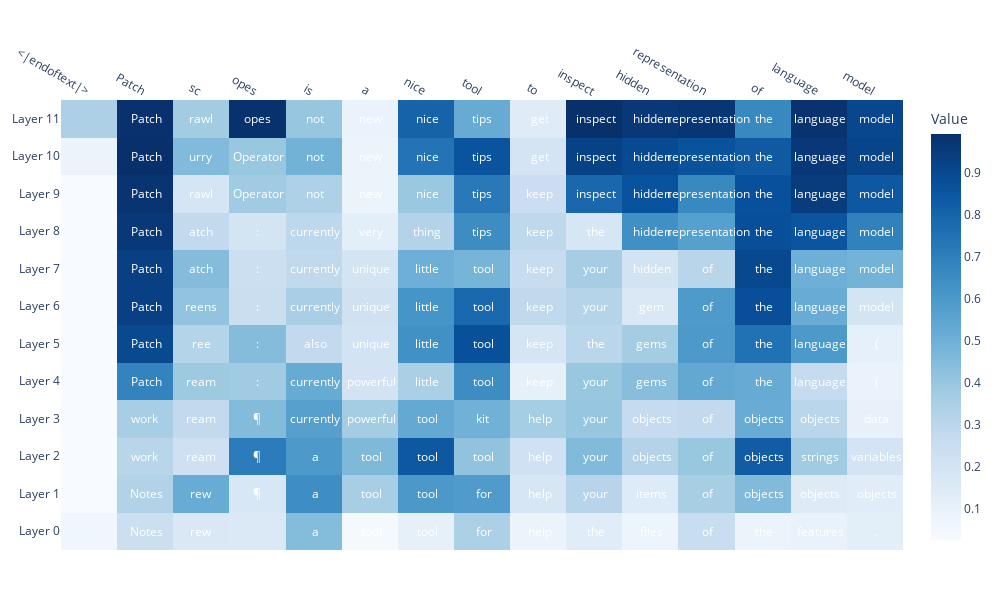

Source (notebook cell):
### Code cell
num_layers = 12
seq_len = len(token_list[0])
orig_tokens = [model.to_string(token_id) for token_id in model.to_tokens(["Patchscopes is a nice tool to inspect hidden representation of language model"])[0]]
draw_logit_lens(num_layers, seq_len, orig_tokens, token_list, value_list)

### Figure 1 — Plotly figure (JSON) as saved in the notebook; plotly's stock layout.template omitted (floating-point values rounded to 4 significant figures; data arrays with more than 128 entries replaced by an {"elided": "..."} marker saying what was removed)
{"data": [{"colorbar": {"title": {"text": "Value"}}, "colorscale": [[0, "rgb(247,251,255)"], [0.125, "rgb(222,235,247)"], [0.25, "rgb(198,219,239)"], [0.375, "rgb(158,202,225)"], [0.5, "rgb(107,174,214)"], [0.625, "rgb(66,146,198)"], [0.75, "rgb(33,113,181)"], [0.875, "rgb(8,81,156)"], [1, "rgb(8,48,107)"]], "showscale": true, "type": "heatmap", "x": ["<|endoftext|>", "Patch", "sc", "opes", " is", " a", " nice", " tool", " to", " inspect", " hidden", " representation", " of", " language", " model"], "y": ["Layer 11", "Layer 10", "Layer 9", "Layer 8", "Layer 7", "Layer 6", "Layer 5", "Layer 4", "Layer 3", "Layer 2", "Layer 1", "Layer 0"], "z": {"elided": "12x15 float values"}}], "layout": {"annotations": [{"font": {"color": "white"}, "showarrow": false, "text": "\n", "x": 0, "y": 0}, {"font": {"color": "white"}, "showarrow": false, "text": " Patch", "x": 1, "y": 0}, {"font": {"color": "white"}, "showarrow": false, "text": "rawl", "x": 2, "y": 0}, {"font": {"color": "white"}, "showarrow": false, "text": "opes", "x": 3, "y": 0}, {"font": {"color": "white"}, "showarrow": false, "text": " not", "x": 4, "y": 0}, {"font": {"color": "white"}, "showarrow": false, "text": " new", "x": 5, "y": 0}, {"font": {"color": "white"}, "showarrow": false, "text": " nice", "x": 6, "y": 0}, {"font": {"color": "white"}, "showarrow": false, "text": "tips", "x": 7, "y": 0}, {"font": {"color": "white"}, "showarrow": false, "text": " get", "x": 8, "y": 0}, {"font": {"color": "white"}, "showarrow": false, "text": " inspect", "x": 9, "y": 0}, {"font": {"color": "white"}, "showarrow": false, "text": " hidden", "x": 10, "y": 0}, {"font": {"color": "white"}, "showarrow": false, "text": " representation", "x": 11, "y": 0}, {"font": {"color": "white"}, "showarrow": false, "text": " the", "x": 12, "y": 0}, {"font": {"color": "white"}, "showarrow": false, "text": " language", "x": 13, "y": 0}, {"font": {"color": "white"}, "showarrow": false, "text": " model", "x": 14, "y": 0}, {"font": {"color": "white"}, "showarrow": false, "text": "\n", "x": 0, "y": 1}, {"font": {"color": "white"}, "showarrow": false, "text": " Patch", "x": 1, "y": 1}, {"font": {"color": "white"}, "showarrow": false, "text": "urry", "x": 2, "y": 1}, {"font": {"color": "white"}, "showarrow": false, "text": " Operator", "x": 3, "y": 1}, {"font": {"color": "white"}, "showarrow": false, "text": " not", "x": 4, "y": 1}, {"font": {"color": "white"}, "showarrow": false, "text": " new", "x": 5, "y": 1}, {"font": {"color": "white"}, "showarrow": false, "text": " nice", "x": 6, "y": 1}, {"font": {"color": "white"}, "showarrow": false, "text": "tips", "x": 7, "y": 1}, {"font": {"color": "white"}, "showarrow": false, "text": " get", "x": 8, "y": 1}, {"font": {"color": "white"}, "showarrow": false, "text": " inspect", "x": 9, "y": 1}, {"font": {"color": "white"}, "showarrow": false, "text": " hidden", "x": 10, "y": 1}, {"font": {"color": "white"}, "showarrow": false, "text": " representation", "x": 11, "y": 1}, {"font": {"color": "white"}, "showarrow": false, "text": " the", "x": 12, "y": 1}, {"font": {"color": "white"}, "showarrow": false, "text": " language", "x": 13, "y": 1}, {"font": {"color": "white"}, "showarrow": false, "text": " model", "x": 14, "y": 1}, {"font": {"color": "white"}, "showarrow": false, "text": ",", "x": 0, "y": 2}, {"font": {"color": "white"}, "showarrow": false, "text": " Patch", "x": 1, "y": 2}, {"font": {"color": "white"}, "showarrow": false, "text": "rawl", "x": 2, "y": 2}, {"font": {"color": "white"}, "showarrow": false, "text": " Operator", "x": 3, "y": 2}, {"font": {"color": "white"}, "showarrow": false, "text": " not", "x": 4, "y": 2}, {"font": {"color": "white"}, "showarrow": false, "text": " new", "x": 5, "y": 2}, {"font": {"color": "white"}, "showarrow": false, "text": " nice", "x": 6, "y": 2}, {"font": {"color": "white"}, "showarrow": false, "text": "tips", "x": 7, "y": 2}, {"font": {"color": "white"}, "showarrow": false, "text": " keep", "x": 8, "y": 2}, {"font": {"color": "white"}, "showarrow": false, "text": " inspect", "x": 9, "y": 2}, {"font": {"color": "white"}, "showarrow": false, "text": " hidden", "x": 10, "y": 2}, {"font": {"color": "white"}, "showarrow": false, "text": " representation", "x": 11, "y": 2}, {"font": {"color": "white"}, "showarrow": false, "text": " the", "x": 12, "y": 2}, {"font": {"color": "white"}, "showarrow": false, "text": " language", "x": 13, "y": 2}, {"font": {"color": "white"}, "showarrow": false, "text": " model", "x": 14, "y": 2}, {"font": {"color": "white"}, "showarrow": false, "text": ",", "x": 0, "y": 3}, {"font": {"color": "white"}, "showarrow": false, "text": " Patch", "x": 1, "y": 3}, {"font": {"color": "white"}, "showarrow": false, "text": "atch", "x": 2, "y": 3}, {"font": {"color": "white"}, "showarrow": false, "text": ":", "x": 3, "y": 3}, {"font": {"color": "white"}, "showarrow": false, "text": " currently", "x": 4, "y": 3}, {"font": {"color": "white"}, "showarrow": false, "text": " very", "x": 5, "y": 3}, {"font": {"color": "white"}, "showarrow": false, "text": " thing", "x": 6, "y": 3}, {"font": {"color": "white"}, "showarrow": false, "text": "tips", "x": 7, "y": 3}, {"font": {"color": "white"}, "showarrow": false, "text": " keep", "x": 8, "y": 3}, {"font": {"color": "white"}, "showarrow": false, "text": " the", "x": 9, "y": 3}, {"font": {"color": "white"}, "showarrow": false, "text": " hidden", "x": 10, "y": 3}, {"font": {"color": "white"}, "showarrow": false, "text": " representation", "x": 11, "y": 3}, {"font": {"color": "white"}, "showarrow": false, "text": " the", "x": 12, "y": 3}, {"font": {"color": "white"}, "showarrow": false, "text": " language", "x": 13, "y": 3}, {"font": {"color": "white"}, "showarrow": false, "text": " model", "x": 14, "y": 3}, {"font": {"color": "white"}, "showarrow": false, "text": ",", "x": 0, "y": 4}, {"font": {"color": "white"}, "showarrow": false, "text": " Patch", "x": 1, "y": 4}, {"font": {"color": "white"}, "showarrow": false, "text": "atch", "x": 2, "y": 4}, {"font": {"color": "white"}, "showarrow": false, "text": ":", "x": 3, "y": 4}, {"font": {"color": "white"}, "showarrow": false, "text": " currently", "x": 4, "y": 4}, {"font": {"color": "white"}, "showarrow": false, "text": " unique", "x": 5, "y": 4}, {"font": {"color": "white"}, "showarrow": false, "text": " little", "x": 6, "y": 4}, {"font": {"color": "white"}, "showarrow": false, "text": " tool", "x": 7, "y": 4}, {"font": {"color": "white"}, "showarrow": false, "text": " keep", "x": 8, "y": 4}, {"font": {"color": "white"}, "showarrow": false, "text": " your", "x": 9, "y": 4}, {"font": {"color": "white"}, "showarrow": false, "text": " hidden", "x": 10, "y": 4}, {"font": {"color": "white"}, "showarrow": false, "text": " of", "x": 11, "y": 4}, {"font": {"color": "white"}, "showarrow": false, "text": " the", "x": 12, "y": 4}, {"font": {"color": "white"}, "showarrow": false, "text": " language", "x": 13, "y": 4}, {"font": {"color": "white"}, "showarrow": false, "text": " model", "x": 14, "y": 4}, {"font": {"color": "white"}, "showarrow": false, "text": ",", "x": 0, "y": 5}, {"font": {"color": "white"}, "showarrow": false, "text": " Patch", "x": 1, "y": 5}, {"font": {"color": "white"}, "showarrow": false, "text": "reens", "x": 2, "y": 5}, {"font": {"color": "white"}, "showarrow": false, "text": ":", "x": 3, "y": 5}, {"font": {"color": "white"}, "showarrow": false, "text": " currently", "x": 4, "y": 5}, {"font": {"color": "white"}, "showarrow": false, "text": " unique", "x": 5, "y": 5}, {"font": {"color": "white"}, "showarrow": false, "text": " little", "x": 6, "y": 5}, {"font": {"color": "white"}, "showarrow": false, "text": " tool", "x": 7, "y": 5}, {"font": {"color": "white"}, "showarrow": false, "text": " keep", "x": 8, "y": 5}, {"font": {"color": "white"}, "showarrow": false, "text": " your", "x": 9, "y": 5}, {"font": {"color": "white"}, "showarrow": false, "text": " gem", "x": 10, "y": 5}, {"font": {"color": "white"}, "showarrow": false, "text": " of", "x": 11, "y": 5}, {"font": {"color": "white"}, "showarrow": false, "text": " the", "x": 12, "y": 5}, {"font": {"color": "white"}, "showarrow": false, "text": " language", "x": 13, "y": 5}, {"font": {"color": "white"}, "showarrow": false, "text": " model", "x": 14, "y": 5}, {"font": {"color": "white"}, "showarrow": false, "text": ",", "x": 0, "y": 6}, {"font": {"color": "white"}, "showarrow": false, "text": " Patch", "x": 1, "y": 6}, {"font": {"color": "white"}, "showarrow": false, "text": "ree", "x": 2, "y": 6}, {"font": {"color": "white"}, "showarrow": false, "text": ":", "x": 3, "y": 6}, {"font": {"color": "white"}, "showarrow": false, "text": " also", "x": 4, "y": 6}, {"font": {"color": "white"}, "showarrow": false, "text": " unique", "x": 5, "y": 6}, {"font": {"color": "white"}, "showarrow": false, "text": " little", "x": 6, "y": 6}, {"font": {"color": "white"}, "showarrow": false, "text": " tool", "x": 7, "y": 6}, {"font": {"color": "white"}, "showarrow": false, "text": " keep", "x": 8, "y": 6}, {"font": {"color": "white"}, "showarrow": false, "text": " the", "x": 9, "y": 6}, {"font": {"color": "white"}, "showarrow": false, "text": " gems", "x": 10, "y": 6}, {"font": {"color": "white"}, "showarrow": false, "text": " of", "x": 11, "y": 6}, {"font": {"color": "white"}, "showarrow": false, "text": " the", "x": 12, "y": 6}, {"font": {"color": "white"}, "showarrow": false, "text": " language", "x": 13, "y": 6}, {"font": {"color": "white"}, "showarrow": false, "text": " (", "x": 14, "y": 6}, {"font": {"color": "white"}, "showarrow": false, "text": ",", "x": 0, "y": 7}, {"font": {"color": "white"}, "showarrow": false, "text": " Patch", "x": 1, "y": 7}, {"font": {"color": "white"}, "showarrow": false, "text": "ream", "x": 2, "y": 7}, {"font": {"color": "white"}, "showarrow": false, "text": ":", "x": 3, "y": 7}, {"font": {"color": "white"}, "showarrow": false, "text": " currently", "x": 4, "y": 7}, {"font": {"color": "white"}, "showarrow": false, "text": " powerful", "x": 5, "y": 7}, {"font": {"color": "white"}, "showarrow": false, "text": " little", "x": 6, "y": 7}, {"font": {"color": "white"}, "showarrow": false, "text": " tool", "x": 7, "y": 7}, {"font": {"color": "white"}, "showarrow": false, "text": " keep", "x": 8, "y": 7}, {"font": {"color": "white"}, "showarrow": false, "text": " your", "x": 9, "y": 7}, {"font": {"color": "white"}, "showarrow": false, "text": " gems", "x": 10, "y": 7}, {"font": {"color": "white"}, "showarrow": false, "text": " of", "x": 11, "y": 7}, {"font": {"color": "white"}, "showarrow": false, "text": " the", "x": 12, "y": 7}, {"font": {"color": "white"}, "showarrow": false, "text": " language", "x": 13, "y": 7}, {"font": {"color": "white"}, "showarrow": false, "text": " (", "x": 14, "y": 7}, {"font": {"color": "white"}, "showarrow": false, "text": ",", "x": 0, "y": 8}, {"font": {"color": "white"}, "showarrow": false, "text": "work", "x": 1, "y": 8}, {"font": {"color": "white"}, "showarrow": false, "text": "ream", "x": 2, "y": 8}, {"font": {"color": "white"}, "showarrow": false, "text": "¶", "x": 3, "y": 8}, {"font": {"color": "white"}, "showarrow": false, "text": " currently", "x": 4, "y": 8}, {"font": {"color": "white"}, "showarrow": false, "text": " powerful", "x": 5, "y": 8}, {"font": {"color": "white"}, "showarrow": false, "text": " tool", "x": 6, "y": 8}, {"font": {"color": "white"}, "showarrow": false, "text": "kit", "x": 7, "y": 8}, {"font": {"color": "white"}, "showarrow": false, "text": " help", "x": 8, "y": 8}, {"font": {"color": "white"}, "showarrow": false, "text": " your", "x": 9, "y": 8}, {"font": {"color": "white"}, "showarrow": false, "text": " objects", "x": 10, "y": 8}, {"font": {"color": "white"}, "showarrow": false, "text": " of", "x": 11, "y": 8}, {"font": {"color": "white"}, "showarrow": false, "text": " objects", "x": 12, "y": 8}, {"font": {"color": "white"}, "showarrow": false, "text": " objects", "x": 13, "y": 8}, {"font": {"color": "white"}, "showarrow": false, "text": " data", "x": 14, "y": 8}, {"font": {"color": "white"}, "showarrow": false, "text": ",", "x": 0, "y": 9}, {"font": {"color": "white"}, "showarrow": false, "text": "work", "x": 1, "y": 9}, {"font": {"color": "white"}, "showarrow": false, "text": "ream", "x": 2, "y": 9}, {"font": {"color": "white"}, "showarrow": false, "text": "¶", "x": 3, "y": 9}, {"font": {"color": "white"}, "showarrow": false, "text": " a", "x": 4, "y": 9}, {"font": {"color": "white"}, "showarrow": false, "text": " tool", "x": 5, "y": 9}, {"font": {"color": "white"}, "showarrow": false, "text": " tool", "x": 6, "y": 9}, {"font": {"color": "white"}, "showarrow": false, "text": " tool", "x": 7, "y": 9}, {"font": {"color": "white"}, "showarrow": false, "text": " help", "x": 8, "y": 9}, {"font": {"color": "white"}, "showarrow": false, "text": " your", "x": 9, "y": 9}, {"font": {"color": "white"}, "showarrow": false, "text": " objects", "x": 10, "y": 9}, {"font": {"color": "white"}, "showarrow": false, "text": " of", "x": 11, "y": 9}, {"font": {"color": "white"}, "showarrow": false, "text": " objects", "x": 12, "y": 9}, {"font": {"color": "white"}, "showarrow": false, "text": " strings", "x": 13, "y": 9}, {"font": {"color": "white"}, "showarrow": false, "text": " variables", "x": 14, "y": 9}, {"font": {"color": "white"}, "showarrow": false, "text": ",", "x": 0, "y": 10}, {"font": {"color": "white"}, "showarrow": false, "text": " Notes", "x": 1, "y": 10}, {"font": {"color": "white"}, "showarrow": false, "text": "rew", "x": 2, "y": 10}, {"font": {"color": "white"}, "showarrow": false, "text": "¶", "x": 3, "y": 10}, {"font": {"color": "white"}, "showarrow": false, "text": " a", "x": 4, "y": 10}, {"font": {"color": "white"}, "showarrow": false, "text": " tool", "x": 5, "y": 10}, {"font": {"color": "white"}, "showarrow": false, "text": " tool", "x": 6, "y": 10}, {"font": {"color": "white"}, "showarrow": false, "text": " for", "x": 7, "y": 10}, {"font": {"color": "white"}, "showarrow": false, "text": " help", "x": 8, "y": 10}, {"font": {"color": "white"}, "showarrow": false, "text": " your", "x": 9, "y": 10}, {"font": {"color": "white"}, "showarrow": false, "text": " items", "x": 10, "y": 10}, {"font": {"color": "white"}, "showarrow": false, "text": " of", "x": 11, "y": 10}, {"font": {"color": "white"}, "showarrow": false, "text": " objects", "x": 12, "y": 10}, {"font": {"color": "white"}, "showarrow": false, "text": " objects", "x": 13, "y": 10}, {"font": {"color": "white"}, "showarrow": false, "text": " objects", "x": 14, "y": 10}, {"font": {"color": "white"}, "showarrow": false, "text": "\n", "x": 0, "y": 11}, {"font": {"color": "white"}, "showarrow": false, "text": " Notes", "x": 1, "y": 11}, {"font": {"color": "white"}, "showarrow": false, "text": "rew", "x": 2, "y": 11}, {"font": {"color": "white"}, "showarrow": false, "text": "\n", "x": 3, "y": 11}, {"font": {"color": "white"}, "showarrow": false, "text": " a", "x": 4, "y": 11}, {"font": {"color": "white"}, "showarrow": false, "text": " tool", "x": 5, "y": 11}, {"font": {"color": "white"}, "showarrow": false, "text": " tool", "x": 6, "y": 11}, {"font": {"color": "white"}, "showarrow": false, "text": " for", "x": 7, "y": 11}, {"font": {"color": "white"}, "showarrow": false, "text": " help", "x": 8, "y": 11}, {"font": {"color": "white"}, "showarrow": false, "text": " the", "x": 9, "y": 11}, {"font": {"color": "white"}, "showarrow": false, "text": " files", "x": 10, "y": 11}, {"font": {"color": "white"}, "showarrow": false, "text": " of", "x": 11, "y": 11}, {"font": {"color": "white"}, "showarrow": false, "text": " the", "x": 12, "y": 11}, {"font": {"color": "white"}, "showarrow": false, "text": " features", "x": 13, "y": 11}, {"font": {"color": "white"}, "showarrow": false, "text": ".", "x": 14, "y": 11}], "height": 600, "margin": {"b": 50, "l": 50, "r": 50, "t": 100}, "plot_bgcolor": "white", "width": 1000, "xaxis": {"side": "top"}, "yaxis": {"autorange": "reversed"}}}
